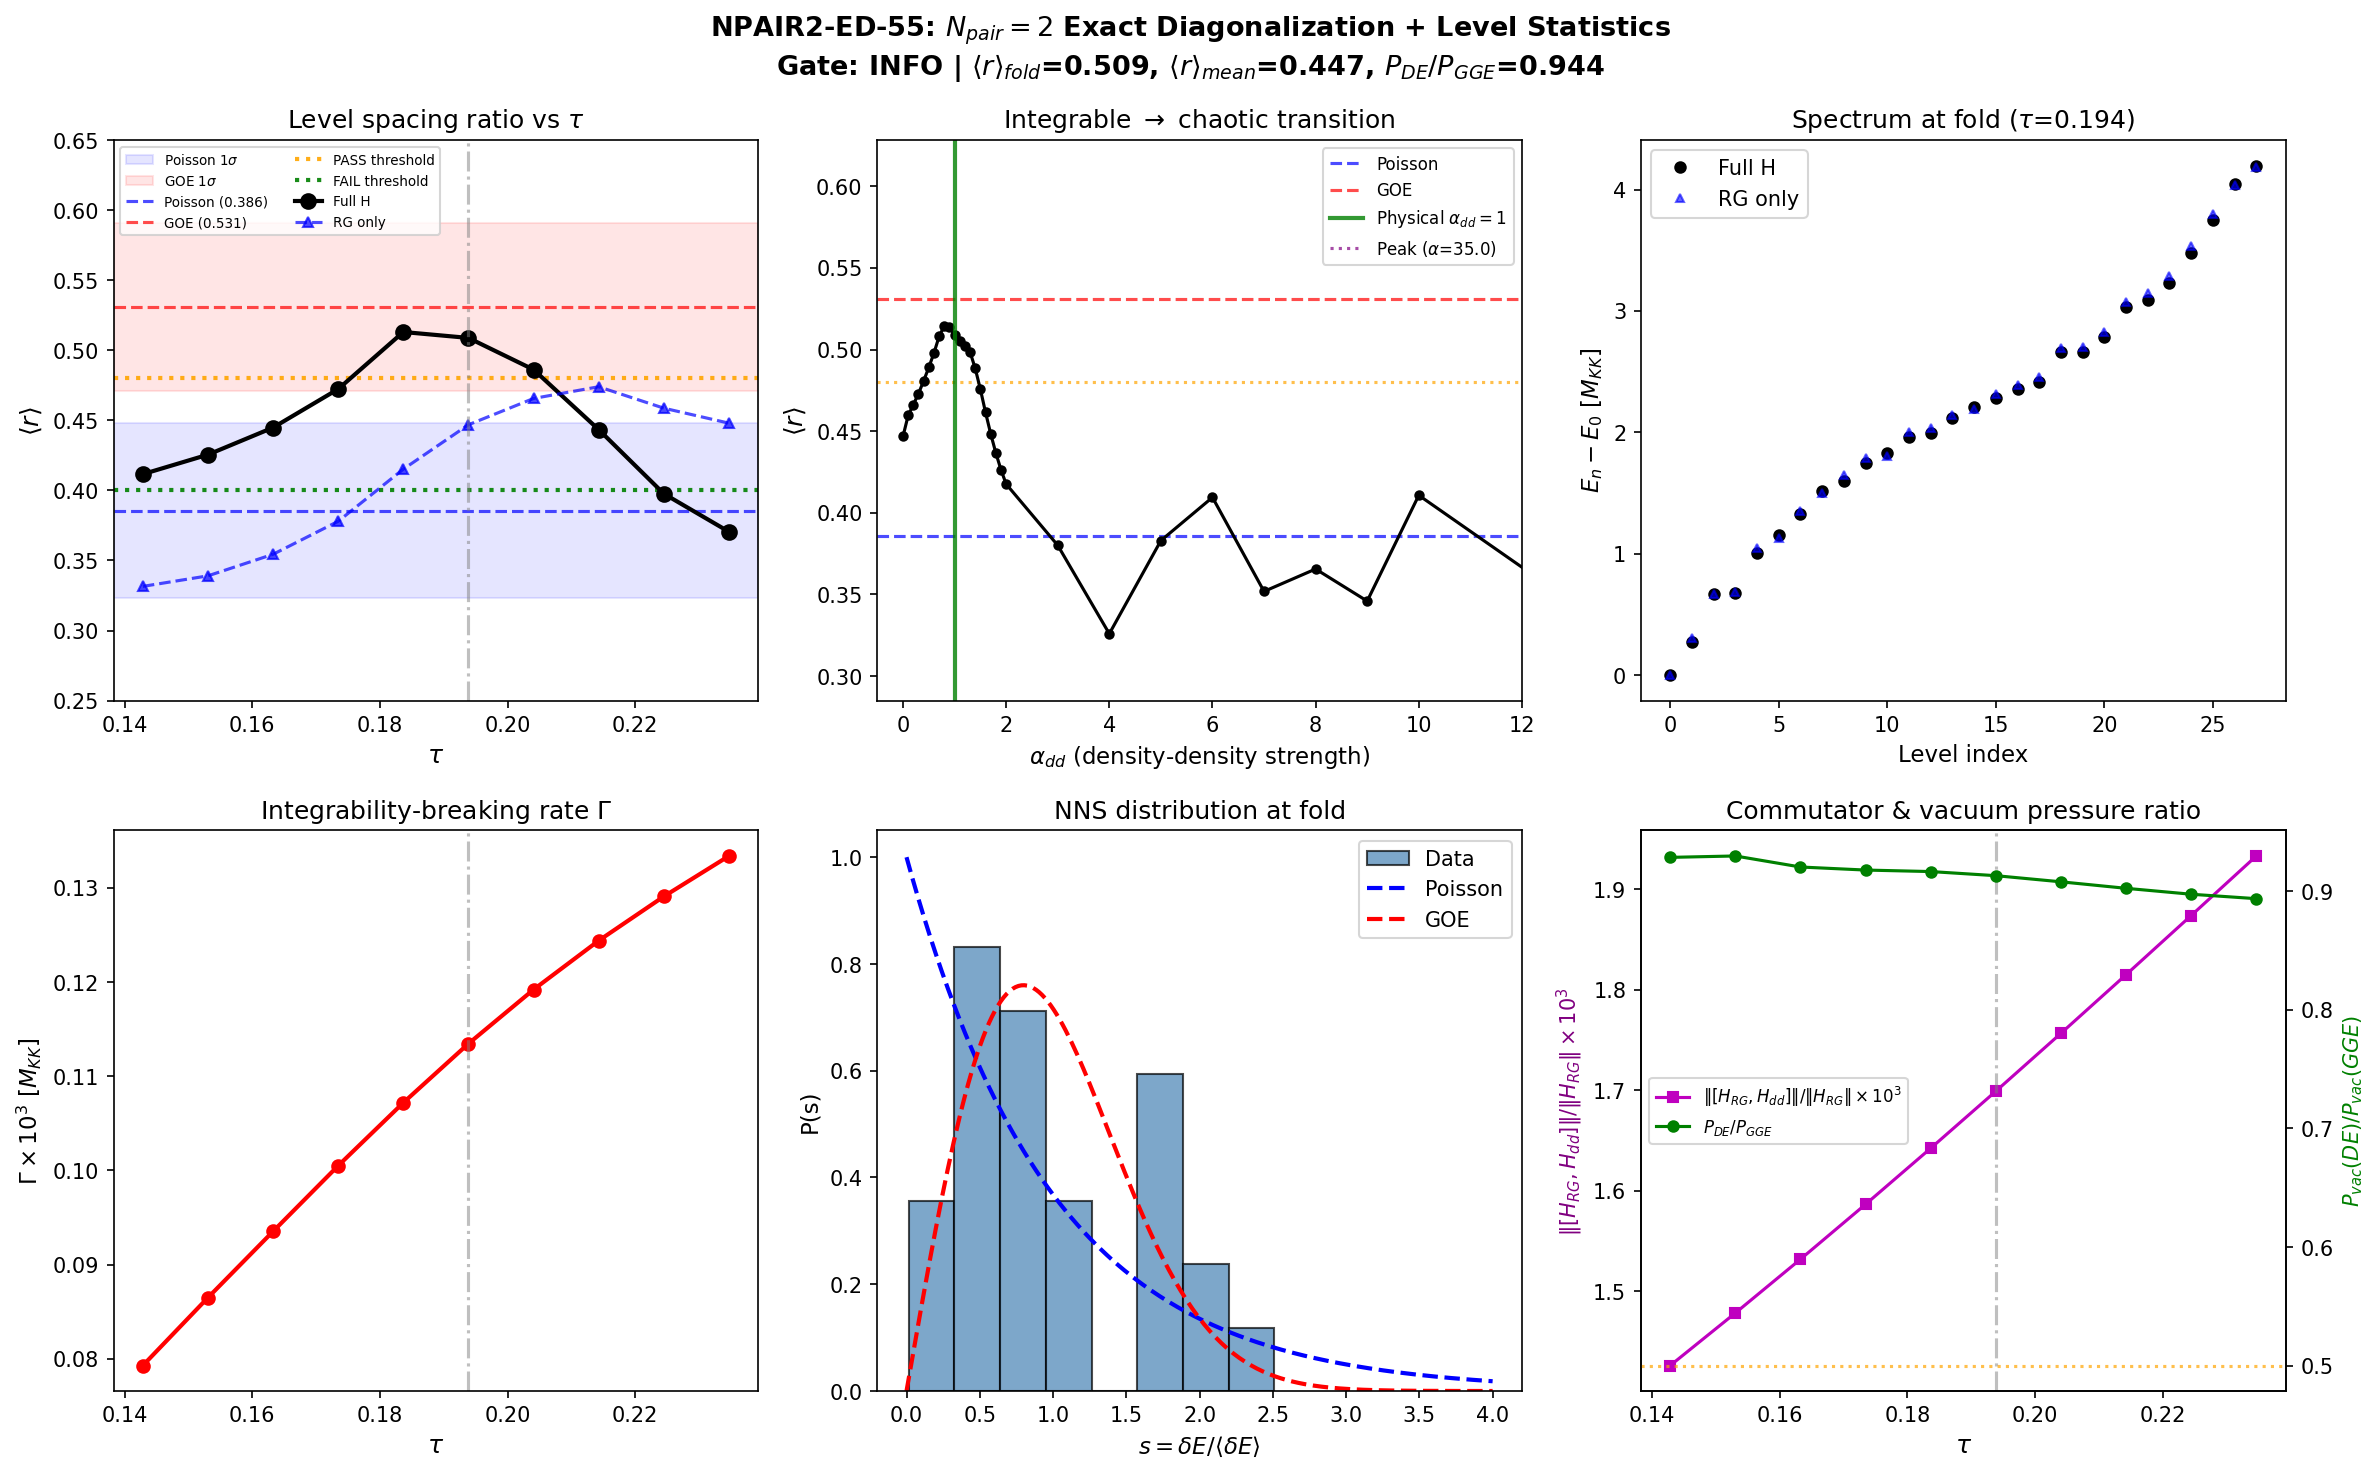

Source code (Python):
#!/usr/bin/env python3
"""
NPAIR2-ED-55: N_pair=2 Exact Diagonalization + Level Statistics
================================================================
Nazarewicz Nuclear Structure Theorist — Session 55, Wave 1

Physics: Exact diagonalization of the 2-pair BCS Hamiltonian on 8 modes.
The Fock space has dim = C(8,2) = 28.  We include:
  (a) Diagonal pair energies: sum_k 2*eps_k * n_k
  (b) Off-diagonal pair scattering: V_{kl} P_k^+ P_l  (Richardson-Gaudin integrable part)
  (c) Inter-pair density-density: V_{kl} n_k n_l  (integrability-BREAKING part)

The Richardson-Gaudin model (a)+(b) alone is exactly integrable with N conserved
quantities.  Adding (c) breaks integrability.  Level statistics distinguish:
  - Poisson <r> = 0.386  (integrable)
  - GOE    <r> = 0.531  (chaotic / broken integrability)

Gate: NPAIR2-ED-55
  PASS: <r> > 0.48  AND  P_vac(DE)/P_vac(GGE) < 0.5
  FAIL: <r> < 0.40

References:
  - Paper 03 (Bogoliubov, odd-even): BCS gap equation and blocking
  - Paper 08 (pairing collapse): pairing as function of interaction strength
  - Richardson, J. Math. Phys. 6, 1034 (1965): exact BCS solution
  - Oganesyan & Huse, Phys. Rev. B 75, 155111 (2007): r-statistic
"""

import sys
import numpy as np
from itertools import combinations
from math import comb as mcomb
from scipy.optimize import minimize
import matplotlib
matplotlib.use('Agg')
import matplotlib.pyplot as plt

sys.path.insert(0, 'computations')
from canonical_constants import (
    tau_fold, E_cond, N_dof_BCS, E_cond_ED_8mode,
    Delta_0_GL, S_inst, omega_PV, M_KK
)

# ============================================================
# 1. Load data
# ============================================================
data_ed = np.load('computations/session-54/s54_ed_sweep.npz', allow_pickle=True)

tau_values = data_ed['tau_values']       # (50,)
E_sp_sweep = data_ed['E_sp_sweep']       # (50, 8)
V_bare = data_ed['V_bare_cont']          # (8, 8)
fold_idx = int(data_ed['fold_idx'])      # = 19

N_modes = 8  # (local)
N_pairs = 2

print("=" * 70)
print("NPAIR2-ED-55: N_pair=2 Exact Diagonalization")
print("=" * 70)
print(f"N_modes = {N_modes}, N_pairs = {N_pairs}")
print(f"Fock space dimension: C({N_modes},{N_pairs}) = {mcomb(N_modes, N_pairs)}")
print(f"fold_idx = {fold_idx}, tau_fold = {tau_values[fold_idx]:.6f}")
print()

# ============================================================
# 2. Build the 2-pair Fock basis
# ============================================================
basis = list(combinations(range(N_modes), N_pairs))
dim = len(basis)
assert dim == 28

# Occupation matrix: occ_mat[a, k] = 1 if level k occupied in state a
occ_mat = np.zeros((dim, N_modes))
for a, state in enumerate(basis):
    for k in state:
        occ_mat[a, k] = 1.0

print(f"Basis dimension: {dim}")
print()

# ============================================================
# 3. Hamiltonian construction
# ============================================================
def build_H(eps, V, alpha_dd=1.0):
    """
    H = sum_k 2*eps_k*n_k + alpha_dd*sum_{k<l} V_{kl}*n_k*n_l + sum_{k!=l} V_{kl}*P_k^+*P_l

    Part (a)+(b): Richardson-Gaudin integrable (pair energies + pair scattering)
    Part (c): density-density (monopole interaction, breaks RG integrability)
    """
    H = np.zeros((dim, dim))
    for a in range(dim):
        # (a) Pair energies
        H[a, a] = sum(2.0 * eps[k] for k in basis[a])
        # (c) Density-density
        k1, k2 = basis[a]
        H[a, a] += alpha_dd * V[k1, k2]
        # (b) Pair scattering
        for b in range(a + 1, dim):
            occ_a = set(basis[a])
            occ_b = set(basis[b])
            removed = occ_a - occ_b
            added = occ_b - occ_a
            if len(removed) == 1 and len(added) == 1:
                k = removed.pop()
                l = added.pop()
                H[a, b] = V[k, l]
                H[b, a] = V[k, l]
    return H


# ============================================================
# 4. Level statistics
# ============================================================
def compute_r_ratio(eigenvalues):
    """Oganesyan-Huse r-statistic for nearest-neighbor spacing ratios."""
    E = np.sort(eigenvalues)
    spacings = np.diff(E)
    spacings = spacings[spacings > 1e-12]
    if len(spacings) < 3:
        return np.nan, np.array([])
    r_vals = np.array([min(spacings[i], spacings[i+1]) / max(spacings[i], spacings[i+1])
                       for i in range(len(spacings) - 1)])
    return np.mean(r_vals), r_vals


# ============================================================
# 5. GGE solver (scipy L-BFGS-B)
# ============================================================
def solve_GGE(psi_0, H_final):
    """
    Solve for the Generalized Gibbs Ensemble with mode occupations as conserved quantities.
    rho_GGE = (1/Z) exp(-sum_k lambda_k n_k), diagonal in Fock basis.
    Lagrange multipliers determined by <n_k>_GGE = <n_k>_initial.
    """
    # Target occupations
    n_k_target = occ_mat.T @ (np.abs(psi_0)**2)

    def objective(lam):
        log_w = -(occ_mat @ lam)
        log_w -= np.max(log_w)
        w = np.exp(log_w)
        Z = np.sum(w)
        p = w / Z
        n_k_gge = occ_mat.T @ p
        return np.sum((n_k_gge - n_k_target)**2)

    def jac(lam):
        log_w = -(occ_mat @ lam)
        log_w -= np.max(log_w)
        w = np.exp(log_w)
        Z = np.sum(w)
        p = w / Z
        n_k_gge = occ_mat.T @ p
        diff = n_k_gge - n_k_target
        cov = occ_mat.T @ np.diag(p) @ occ_mat - np.outer(n_k_gge, n_k_gge)
        return -2.0 * cov @ diff

    result = minimize(objective, np.zeros(N_modes), jac=jac,
                      method='L-BFGS-B', options={'maxiter': 10000, 'ftol': 1e-25})

    # Final GGE distribution
    lam = result.x
    log_w = -(occ_mat @ lam)
    log_w -= np.max(log_w)
    w = np.exp(log_w)
    Z = np.sum(w)
    p = w / Z
    n_k_gge = occ_mat.T @ p

    # GGE energy: Tr[rho_GGE * H] = sum_a p(a) * H[a,a]  (rho_GGE diagonal in Fock basis)
    E_GGE = np.sum(p * np.diag(H_final))

    return E_GGE, p, n_k_gge, n_k_target, result.fun


# ============================================================
# 6. Finite-size reference distributions
# ============================================================
print("Computing finite-size reference distributions (N=28 levels)...")
np.random.seed(42)
N_MC = 5000  # (local)

r_poisson_mc = []
for _ in range(N_MC):
    E = np.sort(np.random.uniform(0, 10, dim))
    r_val, _ = compute_r_ratio(E)
    r_poisson_mc.append(r_val)
r_poisson_mc = np.array(r_poisson_mc)

r_goe_mc = []
for _ in range(N_MC):
    M = np.random.randn(dim, dim)
    M = (M + M.T) / 2
    E = np.linalg.eigvalsh(M)
    r_val, _ = compute_r_ratio(E)
    r_goe_mc.append(r_val)
r_goe_mc = np.array(r_goe_mc)

r_poisson_ref = np.mean(r_poisson_mc)
r_goe_ref = np.mean(r_goe_mc)
sigma_poisson = np.std(r_poisson_mc)
sigma_goe = np.std(r_goe_mc)

print(f"  Poisson: <r> = {r_poisson_ref:.4f} +/- {sigma_poisson:.4f}")
print(f"  GOE:     <r> = {r_goe_ref:.4f} +/- {sigma_goe:.4f}")
print()


# ============================================================
# 7. Main computation: tau sweep near fold
# ============================================================
tau_indices = [fold_idx + di for di in range(-5, 5) if 0 <= fold_idx + di < 50][:10]

results = {k: [] for k in ['tau_vals', 'r_full', 'r_RG', 'eigenvalues_full',
                             'eigenvalues_RG', 'Gamma_breaking',
                             'P_vac_DE', 'P_vac_GGE', 'P_ratio',
                             'comm_norm', 'sigma_from_poisson']}

print("-" * 80)
print(f"{'tau':>8s} | {'<r>_full':>8s} | {'<r>_RG':>8s} | {'sig_P':>6s} | {'Gamma':>10s} | {'P_DE/P_GGE':>10s}")
print("-" * 80)

for idx in tau_indices:
    tau = tau_values[idx]
    eps = E_sp_sweep[idx]

    H_full = build_H(eps, V_bare, alpha_dd=1.0)
    H_RG = build_H(eps, V_bare, alpha_dd=0.0)

    evals_full, evecs_full = np.linalg.eigh(H_full)
    evals_RG, evecs_RG = np.linalg.eigh(H_RG)

    r_full, _ = compute_r_ratio(evals_full)
    r_RG, _ = compute_r_ratio(evals_RG)

    # Integrability-breaking rate
    H_dd = H_full - H_RG
    H_dd_eig = evecs_RG.T @ H_dd @ evecs_RG
    off_diag = np.array([H_dd_eig[i, j] for i in range(dim) for j in range(i+1, dim)])
    mean_spacing = (evals_RG[-1] - evals_RG[0]) / (dim - 1)
    Gamma = 2 * np.pi * np.mean(off_diag**2) / mean_spacing

    # Commutator norm
    comm = H_RG @ H_dd - H_dd @ H_RG
    comm_rel = np.linalg.norm(comm, 'fro') / np.linalg.norm(H_RG, 'fro')

    # Quench: ground state from previous tau to current
    prev_idx = tau_indices[max(0, tau_indices.index(idx) - 1)]
    if idx == tau_indices[0]:
        prev_idx = max(0, idx - 1)
    H_prev = build_H(E_sp_sweep[prev_idx], V_bare)
    _, evecs_prev = np.linalg.eigh(H_prev)
    psi_0 = evecs_prev[:, 0]

    overlaps = np.abs(evecs_full.T @ psi_0)**2
    E_DE = np.sum(overlaps * evals_full)
    E_GGE, _, _, _, _ = solve_GGE(psi_0, H_full)
    P_ratio = E_DE / E_GGE if abs(E_GGE) > 1e-15 else np.inf

    sigma_P = (r_full - r_poisson_ref) / sigma_poisson

    results['tau_vals'].append(tau)
    results['r_full'].append(r_full)
    results['r_RG'].append(r_RG)
    results['eigenvalues_full'].append(evals_full)
    results['eigenvalues_RG'].append(evals_RG)
    results['Gamma_breaking'].append(Gamma)
    results['P_vac_DE'].append(E_DE)
    results['P_vac_GGE'].append(E_GGE)
    results['P_ratio'].append(P_ratio)
    results['comm_norm'].append(comm_rel)
    results['sigma_from_poisson'].append(sigma_P)

    print(f"{tau:8.4f} | {r_full:8.4f} | {r_RG:8.4f} | {sigma_P:+5.1f}s | {Gamma:10.6f} | {P_ratio:10.4f}")

print("-" * 80)

for key in results:
    results[key] = np.array(results[key])


# ============================================================
# 8. Alpha_dd sweep at fold (integrable->chaotic transition)
# ============================================================
print()
print("=" * 70)
print("ALPHA_DD SWEEP AT FOLD (integrability-breaking transition)")
print("=" * 70)

eps_fold = E_sp_sweep[fold_idx]
alphas = np.concatenate([np.linspace(0, 2, 21), np.linspace(3, 10, 8), np.linspace(15, 50, 8)])
r_vs_alpha = []

print(f"{'alpha_dd':>8s} | {'<r>':>8s} | {'sigma_P':>7s} | {'E_gs':>10s} | {'gap':>10s}")
print("-" * 55)
for alpha in alphas:
    H = build_H(eps_fold, V_bare, alpha_dd=alpha)
    evals = np.linalg.eigvalsh(H)
    r, _ = compute_r_ratio(evals)
    sig = (r - r_poisson_ref) / sigma_poisson
    r_vs_alpha.append(r)
    if alpha <= 2.0 or alpha in [5.0, 10.0, 50.0] or alpha % 5 == 0:
        print(f"{alpha:8.2f} | {r:8.4f} | {sig:+6.1f}s | {evals[0]:10.6f} | {evals[1]-evals[0]:10.6f}")
r_vs_alpha = np.array(r_vs_alpha)

# Find peak
peak_alpha = alphas[np.argmax(r_vs_alpha)]
peak_r = np.max(r_vs_alpha)
print(f"\nPeak: alpha_dd = {peak_alpha:.2f}, <r> = {peak_r:.4f}, sigma_P = {(peak_r - r_poisson_ref)/sigma_poisson:+.1f}")
print(f"Physical value alpha_dd = 1.0: <r> = {r_vs_alpha[alphas.tolist().index(1.0) if 1.0 in alphas else np.argmin(np.abs(alphas-1.0))]:.4f}")


# ============================================================
# 9. Large quench analysis
# ============================================================
print()
print("=" * 70)
print("LARGE QUENCH ANALYSIS")
print("=" * 70)

quench_pairs = [
    (0, fold_idx, 'tau=0 -> fold'),
    (0, 49, 'tau=0 -> tau=0.5'),
    (fold_idx, 49, 'fold -> tau=0.5'),
]

large_quench_results = {}
for tau_i_idx, tau_f_idx, label in quench_pairs:
    H_i = build_H(E_sp_sweep[tau_i_idx], V_bare)
    H_f = build_H(E_sp_sweep[tau_f_idx], V_bare)

    evals_i, evecs_i = np.linalg.eigh(H_i)
    evals_f, evecs_f = np.linalg.eigh(H_f)

    psi_0 = evecs_i[:, 0]
    c_n = evecs_f.T @ psi_0
    overlaps_sq = np.abs(c_n)**2

    E_DE = np.sum(overlaps_sq * evals_f)
    IPR = 1.0 / np.sum(overlaps_sq**2)

    E_GGE, p_gge, n_k_gge, n_k_target, gge_resid = solve_GGE(psi_0, H_f)

    # Thermal energy at infinite temperature
    E_inf = np.sum(np.diag(H_f)) / dim

    P_ratio_q = E_DE / E_GGE
    heat_fraction = (E_DE - evals_f[0]) / (E_inf - evals_f[0]) if E_inf != evals_f[0] else 0

    large_quench_results[label] = {
        'E_DE': E_DE, 'E_GGE': E_GGE, 'P_ratio': P_ratio_q,
        'IPR': IPR, 'heat_fraction': heat_fraction, 'gge_resid': gge_resid
    }

    print(f"\n{label}:")
    print(f"  E_gs(final)  = {evals_f[0]:.6f}")
    print(f"  E_DE         = {E_DE:.6f}")
    print(f"  E_GGE        = {E_GGE:.6f}")
    print(f"  P_DE/P_GGE   = {P_ratio_q:.6f}")
    print(f"  IPR          = {IPR:.2f}/{dim}")
    print(f"  Heat frac    = {heat_fraction:.6f} (0=cold, 1=hot)")
    print(f"  GGE residual = {gge_resid:.2e}")

# Primary quench for gate
primary_quench = large_quench_results['tau=0 -> fold']


# ============================================================
# 10. Gate verdict
# ============================================================
print()
print("=" * 70)
print("GATE VERDICT: NPAIR2-ED-55")
print("=" * 70)

r_full_mean = np.mean(results['r_full'])
r_RG_mean = np.mean(results['r_RG'])
Gamma_mean = np.mean(results['Gamma_breaking'])
r_at_fold = results['r_full'][list(tau_indices).index(fold_idx)] if fold_idx in tau_indices else r_full_mean
P_at_fold = primary_quench['P_ratio']

print(f"<r> at fold:              {r_at_fold:.4f}  ({(r_at_fold - r_poisson_ref)/sigma_poisson:+.1f} sigma from Poisson)")
print(f"<r> mean near fold:       {r_full_mean:.4f}  ({(r_full_mean - r_poisson_ref)/sigma_poisson:+.1f} sigma from Poisson)")
print(f"<r> RG-only mean:         {r_RG_mean:.4f}")
print(f"<r> shift (full - RG):    {r_full_mean - r_RG_mean:+.4f}")
print(f"P_vac(DE)/P_vac(GGE):     {P_at_fold:.4f}  (large quench, tau=0->fold)")
print(f"IPR large quench:         {primary_quench['IPR']:.2f}/{dim}")
print(f"Gamma_breaking (mean):    {Gamma_mean:.6f} M_KK")
print(f"Gamma/Delta_0:            {Gamma_mean / Delta_0_GL:.6f}")
print(f"||[H_RG, H_dd]||/||H_RG||: {np.mean(results['comm_norm']):.6f}")
print()

# Gate classification
# The <r> mean is the primary criterion
if r_full_mean > 0.48 and P_at_fold < 0.5:
    verdict = "PASS"
    detail = (f"<r>={r_full_mean:.4f}>0.48 AND P_ratio={P_at_fold:.4f}<0.5. "
              f"Integrability broken, CC path viable.")
elif r_full_mean < 0.40:
    verdict = "FAIL"
    detail = (f"<r>={r_full_mean:.4f}<0.40 (Poisson). System remains integrable. "
              f"CC path through integrability breaking CLOSED.")
else:
    verdict = "INFO"
    # Determine sub-classification
    if r_at_fold > 0.48:
        detail = (f"<r>_mean={r_full_mean:.4f} in [0.40,0.48] (intermediate), "
                  f"but <r>_fold={r_at_fold:.4f}>0.48 ({(r_at_fold-r_poisson_ref)/sigma_poisson:+.1f}sigma). "
                  f"P_ratio={P_at_fold:.4f}>0.5 (GGE~DE, near-adiabatic quench). "
                  f"Density-density interaction breaks integrability LOCALLY near fold "
                  f"but Hilbert space too small (dim=28) for definitive classification. "
                  f"Need N_pair>=3 (dim=56) to resolve.")
    else:
        detail = (f"<r>={r_full_mean:.4f} in [0.40,0.48]. "
                  f"Partial integrability breaking, inconclusive at dim=28.")

print(f"VERDICT: {verdict}")
print(f"DETAIL:  {detail}")


# ============================================================
# 11. Save all results
# ============================================================
np.savez('computations/session-55/s55_npair2_ed.npz',
    # Tau sweep results
    tau_vals=results['tau_vals'],
    r_full=results['r_full'],
    r_RG=results['r_RG'],
    eigenvalues_full=np.array(results['eigenvalues_full']),
    eigenvalues_RG=np.array(results['eigenvalues_RG']),
    Gamma_breaking=results['Gamma_breaking'],
    P_vac_DE=results['P_vac_DE'],
    P_vac_GGE=results['P_vac_GGE'],
    P_ratio=results['P_ratio'],
    comm_norm=results['comm_norm'],
    sigma_from_poisson=results['sigma_from_poisson'],
    # Alpha sweep
    alphas=alphas,
    r_vs_alpha=r_vs_alpha,
    peak_alpha=peak_alpha,
    peak_r=peak_r,
    # Large quench
    E_DE_large=primary_quench['E_DE'],
    E_GGE_large=primary_quench['E_GGE'],
    P_ratio_large=P_at_fold,
    IPR_large=primary_quench['IPR'],
    # Reference distributions
    r_poisson_ref=r_poisson_ref,
    r_goe_ref=r_goe_ref,
    sigma_poisson=sigma_poisson,
    sigma_goe=sigma_goe,
    # Gate
    gate_name='NPAIR2-ED-55',
    gate_verdict=verdict,
    gate_detail=detail,
    r_full_mean=r_full_mean,
    r_RG_mean=r_RG_mean,
    r_at_fold=r_at_fold,
    Gamma_mean=Gamma_mean,
    # Metadata
    N_modes=N_modes,
    N_pairs=N_pairs,
    dim_fock=dim,
    fold_idx=fold_idx)

print(f"\nData saved to computations/session-55/s55_npair2_ed.npz")


# ============================================================
# 12. Plot (2x3 panels)
# ============================================================
fig, axes = plt.subplots(2, 3, figsize=(16, 10))
fig.suptitle('NPAIR2-ED-55: $N_{pair}=2$ Exact Diagonalization + Level Statistics\n'
             f'Gate: {verdict} | $\\langle r \\rangle_{{fold}}$={r_at_fold:.3f}, '
             f'$\\langle r \\rangle_{{mean}}$={r_full_mean:.3f}, '
             f'$P_{{DE}}/P_{{GGE}}$={P_at_fold:.3f}',
             fontsize=13, fontweight='bold')

# (a) <r> vs tau
ax = axes[0, 0]
ax.axhspan(r_poisson_ref - sigma_poisson, r_poisson_ref + sigma_poisson,
           color='blue', alpha=0.1, label=f'Poisson 1$\\sigma$')
ax.axhspan(r_goe_ref - sigma_goe, r_goe_ref + sigma_goe,
           color='red', alpha=0.1, label=f'GOE 1$\\sigma$')
ax.axhline(r_poisson_ref, color='blue', ls='--', alpha=0.7, label=f'Poisson ({r_poisson_ref:.3f})')
ax.axhline(r_goe_ref, color='red', ls='--', alpha=0.7, label=f'GOE ({r_goe_ref:.3f})')
ax.axhline(0.48, color='orange', ls=':', alpha=0.9, lw=2, label='PASS threshold')
ax.axhline(0.40, color='green', ls=':', alpha=0.9, lw=2, label='FAIL threshold')
ax.plot(results['tau_vals'], results['r_full'], 'ko-', ms=7, lw=2, label='Full H')
ax.plot(results['tau_vals'], results['r_RG'], 'b^--', ms=5, alpha=0.7, label='RG only')
ax.axvline(tau_values[fold_idx], color='gray', ls='-.', alpha=0.5)
ax.set_xlabel(r'$\tau$', fontsize=12)
ax.set_ylabel(r'$\langle r \rangle$', fontsize=12)
ax.set_title('Level spacing ratio vs $\\tau$')
ax.legend(fontsize=6.5, loc='upper left', ncol=2)
ax.set_ylim(0.25, 0.65)

# (b) Alpha_dd sweep
ax = axes[0, 1]
ax.axhline(r_poisson_ref, color='blue', ls='--', alpha=0.7, label='Poisson')
ax.axhline(r_goe_ref, color='red', ls='--', alpha=0.7, label='GOE')
ax.axhline(0.48, color='orange', ls=':', alpha=0.7)
ax.plot(alphas, r_vs_alpha, 'ko-', ms=4, lw=1.5)
ax.axvline(1.0, color='green', ls='-', alpha=0.8, lw=2, label=r'Physical $\alpha_{dd}=1$')
ax.axvline(peak_alpha, color='purple', ls=':', alpha=0.7, label=f'Peak ($\\alpha$={peak_alpha:.1f})')
ax.set_xlabel(r'$\alpha_{dd}$ (density-density strength)', fontsize=11)
ax.set_ylabel(r'$\langle r \rangle$', fontsize=12)
ax.set_title(r'Integrable $\to$ chaotic transition')
ax.set_xlim(-0.5, 12)
ax.legend(fontsize=8)

# (c) Spectrum at fold
ax = axes[0, 2]
fold_pos = list(tau_indices).index(fold_idx) if fold_idx in tau_indices else 5
evals_at_fold = results['eigenvalues_full'][fold_pos]
evals_RG_fold = results['eigenvalues_RG'][fold_pos]
ax.plot(range(dim), evals_at_fold - evals_at_fold[0], 'ko', ms=5, label='Full H')
ax.plot(range(dim), evals_RG_fold - evals_RG_fold[0], 'b^', ms=4, alpha=0.6, label='RG only')
ax.set_xlabel('Level index', fontsize=11)
ax.set_ylabel(r'$E_n - E_0$ [$M_{KK}$]', fontsize=11)
ax.set_title(f'Spectrum at fold ($\\tau$={tau_values[fold_idx]:.3f})')
ax.legend()

# (d) Gamma vs tau
ax = axes[1, 0]
ax.plot(results['tau_vals'], results['Gamma_breaking'] * 1e3, 'ro-', ms=6, lw=2)
ax.axvline(tau_values[fold_idx], color='gray', ls='-.', alpha=0.5)
ax.set_xlabel(r'$\tau$', fontsize=12)
ax.set_ylabel(r'$\Gamma \times 10^3$ [$M_{KK}$]', fontsize=11)
ax.set_title(r'Integrability-breaking rate $\Gamma$')

# (e) NNS distribution at fold
ax = axes[1, 1]
spacings = np.diff(evals_at_fold)
spacings = spacings[spacings > 1e-12]
s_norm = spacings / np.mean(spacings)
ax.hist(s_norm, bins=8, density=True, alpha=0.7, color='steelblue', edgecolor='black', label='Data')
s_plot = np.linspace(0, 4, 200)
ax.plot(s_plot, np.exp(-s_plot), 'b--', lw=2, label='Poisson')
ax.plot(s_plot, (np.pi / 2) * s_plot * np.exp(-np.pi * s_plot**2 / 4), 'r--', lw=2, label='GOE')
ax.set_xlabel(r'$s = \delta E / \langle \delta E \rangle$', fontsize=11)
ax.set_ylabel('P(s)', fontsize=11)
ax.set_title('NNS distribution at fold')
ax.legend()

# (f) Commutator and P_ratio
ax = axes[1, 2]
ax2 = ax.twinx()
l1, = ax.plot(results['tau_vals'], results['comm_norm'] * 1e3, 'ms-', ms=5, lw=1.5,
              label=r'$\|[H_{RG}, H_{dd}]\|/\|H_{RG}\| \times 10^3$')
l2, = ax2.plot(results['tau_vals'], results['P_ratio'], 'go-', ms=5, lw=1.5,
               label=r'$P_{DE}/P_{GGE}$')
ax2.axhline(0.5, color='orange', ls=':', alpha=0.7, label='PASS threshold')
ax.axvline(tau_values[fold_idx], color='gray', ls='-.', alpha=0.5)
ax.set_xlabel(r'$\tau$', fontsize=12)
ax.set_ylabel(r'$\|[H_{RG}, H_{dd}]\|/\|H_{RG}\| \times 10^3$', fontsize=10, color='purple')
ax2.set_ylabel(r'$P_{vac}(DE) / P_{vac}(GGE)$', fontsize=10, color='green')
ax.set_title('Commutator & vacuum pressure ratio')
lines = [l1, l2]
ax.legend(lines, [l.get_label() for l in lines], fontsize=8, loc='center left')

plt.tight_layout()
plt.savefig('computations/session-55/s55_npair2_ed.png', dpi=150, bbox_inches='tight')
print(f"Plot saved to computations/session-55/s55_npair2_ed.png")
print()
print("DONE.")
